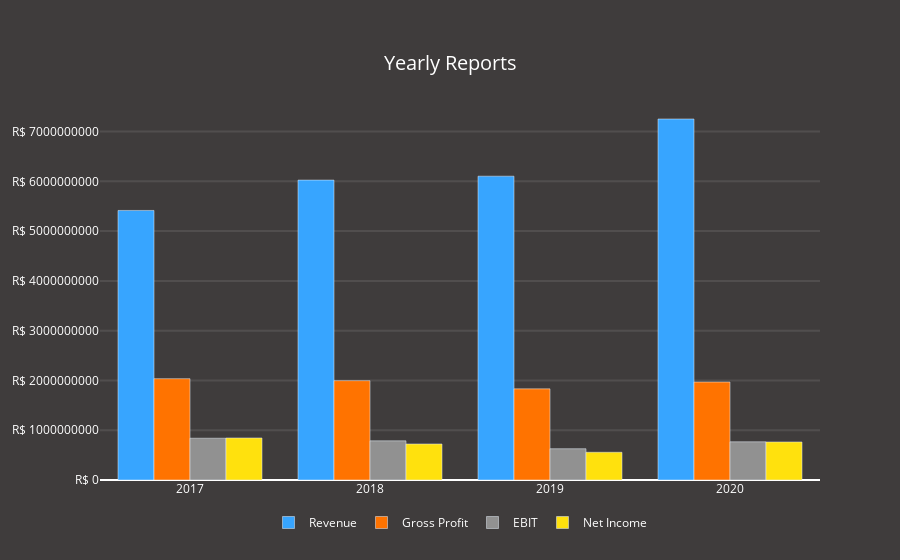

The cell this chart's notebook holds for it:
### Markdown cell above
## Plotly

Create the first plot with the following fields:
* Revenue
* Gross Profit
* EBIT
* Net Income

### Code cell
import plotly.offline as pyoff
import plotly.graph_objs as go

data = [go.Bar(x=tickerFinancials.index.year,
               y=tickerFinancials['Total Revenue'],
               marker={'color': '#37A5FF'},
               name='Revenue'),
        
       go.Bar(x=tickerFinancials.index.year,
              y=tickerFinancials['Gross Profit'],
              marker={'color': '#FF7300'},
              name='Gross Profit'),
        
       go.Bar(x=tickerFinancials.index.year,
              y=tickerFinancials['Ebit'],
              marker={'color': '#919191'},
              name='EBIT'),
        
       go.Bar(x=tickerFinancials.index.year,
              y=tickerFinancials['Net Income'],
              marker={'color': '#FFE10D'},
              name='Net Income')]

layout = go.Layout(title={'text':'Yearly Reports',
                         'font':{'color':'white',
                                'size': 20},
                         'x':0.5,
                         'xanchor':'center',
                         'y':0.9,
                         'yanchor':'top'},
                   
                   legend={'font':{'color':'white'},
                         'borderwidth':0,
                         'bgcolor':'#3F3C3C',
                         'orientation':"h",
                         'x':0.5,
                         'xanchor':"center",
                         'y':-0.15,
                         'yanchor':"bottom"},
                   
                   plot_bgcolor='#3F3C3C',
                   paper_bgcolor='#3F3C3C',
                   font={'color':'white'})

fig = go.Figure(data=data, layout=layout)
fig.update_yaxes(showgrid=True, gridwidth=2, gridcolor='rgba(233,233,233,0.1)')
fig.update_layout(yaxis_tickprefix = currencies[tickerData.info['currency']], yaxis_tickformat = ',.')
    
pyoff.iplot(fig)

### Figure 1 — Plotly figure (JSON) as saved in the notebook; plotly's stock layout.template omitted (floating-point values rounded to 4 significant figures)
{"data": [{"marker": {"color": "#37A5FF"}, "name": "Revenue", "type": "bar", "x": [2020, 2019, 2018, 2017], "y": [7252524000, 6103608000, 6025054000, 5415422000]}, {"marker": {"color": "#FF7300"}, "name": "Gross Profit", "type": "bar", "x": [2020, 2019, 2018, 2017], "y": [1968037000, 1831279000, 1995512000, 2035585000]}, {"marker": {"color": "#919191"}, "name": "EBIT", "type": "bar", "x": [2020, 2019, 2018, 2017], "y": [767339000, 628448000, 786721000, 839271000]}, {"marker": {"color": "#FFE10D"}, "name": "Net Income", "type": "bar", "x": [2020, 2019, 2018, 2017], "y": [763844000, 556884000, 723497000, 844183000]}], "layout": {"font": {"color": "white"}, "legend": {"bgcolor": "#3F3C3C", "borderwidth": 0, "font": {"color": "white"}, "orientation": "h", "x": 0.5, "xanchor": "center", "y": -0.15, "yanchor": "bottom"}, "paper_bgcolor": "#3F3C3C", "plot_bgcolor": "#3F3C3C", "title": {"font": {"color": "white", "size": 20}, "text": "Yearly Reports", "x": 0.5, "xanchor": "center", "y": 0.9, "yanchor": "top"}, "yaxis": {"gridcolor": "rgba(233,233,233,0.1)", "gridwidth": 2, "showgrid": true, "tickformat": ",.", "tickprefix": "R$ "}}}
